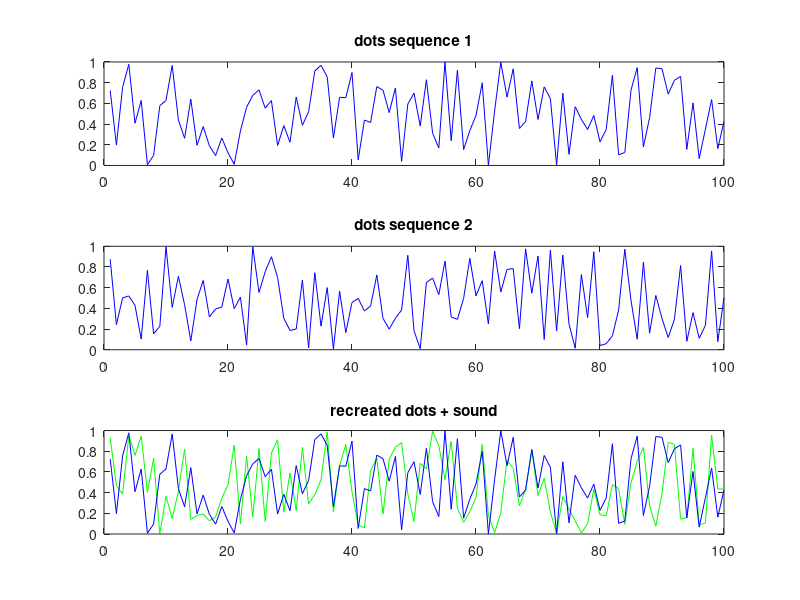

MATLAB code to generate this figure:
function functionsTutorial
    % Peter Meilstrup
    % April 1, 2009

    % Nothing will improve your programming quite so much as learning how to
    % work with functions abstractly. After twenty years on the market,
    % MATALB 7 added functions as a first class datatype. This is a major
    % new (*) feature that can help you do more things with less code.
        
    %In this tutorial I illustrate the first class functions through
    %a few examples. The main example is to show how to fit a psychometric
    %function to some example data. I also show how first class functions
    %are useful for plotting curves and for tracking state. Understanding
    %this is necessary for the next tutorial (where I will discuss the 
    
    %"First class" here means that "function" is a type of data, just like
    %"double" or "char," and you can write code that creates and operates
    %on functions as data.
    
    %MATLAB's support for first class functions is incomplete, but very
    %useful. One limitation is that you cannot define functions on the fly
    %at the command line or in scripts, but only in other functions. So
    %unlike MATLAB tutorials written as a script, where you cut and paste
    %code between the script and the command line, you will have to step
    %through this tutorial in MATLAB's debugger.
    
    %To begin, set a breakpoint on the following line, and run
    %functionsTutorial form the command prompt. At appropriate stopping
    %points a 'keyboard' commadn will bring up the debugger, where you can
    %experiment or explore the workspace. Move to the next breakpoint by
    %pressing the continue button in the debugger or typing 'dbcont'.
    disp('ready!');
    keyboard;
    
%%
    %To begin with, we have the goal of fitting a cumulative distribution
    % function to psychometric data. Let's try to use the logistic function
    % as our psychometric function. I'll begin by defining a function to 
    % compute the logistic CDF. I could place this function definition in
    % another file, but you will see that can often be better organization to
    % define short functions in line.
    function p = logisticCDF(x, mu, s)
        p = 1 ./ (1 + exp(-(x - mu) .* s));
    end
    %Here mu is the mean, and s is the inverse of the width parameter (note 1.)
%% 
    %To illustrate this function, let's plot the logistic CDF with mean 12
    %and shape parameter 1:
    figure(1); clf;
    keyboard;
    x = 0:0.1:20; %what x-coordinate to plot over. 0.1 spacing okay?
    p = logisticCDF(x, 12, 1); %evaluate the function on those points
    plot(x, p); %and plot.
    keyboard;
    
%%  
    %Well, let's step back (and digress) a bit. In MATLAB, how do you like
    %to plot functions? Say you want to plot sin(x). A typical way to do it
    %is:
    clf;
    keyboard;
    x = linspace(0,2*pi, 100);
    y = sin(x);
    plot(x, y, 'b-');
    keyboard;
    
    %We had to make up our own x-coordinate, decide what spacing to use, and
    %evaluate the function on those points. You probably do this whenever
    %you make a graph of a function.
    
%% %It turns out that there is a function
    %in matlab's library that will automate these steps, "fplot:"
    
    clf; keyboard;
    fplot(@sin, [0 2*pi]);
    
    %The argument to the fplot function is not data, but another function,
    %denoted by the @ symbol. The @ symbol here means "the function 'sin'",
    %as opposed to "the error produced by calling sin with no arguments,"
    %which is what yould happen if you just wrote "sin". The @ is an
    %ugliness deriving from matlab's previous rule that bare function
    %names are actually calls to the function.
        
    %In addition to saving you space and time in writing the code to plot a
    %function, fplot has some other advantages. Instead of just plotting points
    %that you feed it, fplot can choose for itself what values to plot,
    %because it can call the underlying function. In fact fplot takes
    %advantage of this freedom by sampling the function more frequently
    %where it is changing more rapidly.
    
    %To see this effect, try graphing a rapidly changing function like
    %sin(1/x), first in the traditional method:
    keyboard;
    clf; hold on;
    
    x = linspace(0,pi, 150);
    y = sin(1./x);
    a1 = subplot(2,1,1);
    plot(x, y, 'r-');
    
    %and then using fplot:
    a2 = subplot(2,1,2);
    fplot(@(x)sin(1./x), [0 pi], 'b-');

    hold off;
    
    %Note that fplot has tracked the rapid changes of the function more
    %closely as the function got closer to x = 0. Inspecting the actual
    %lines that were plotted, we can also se that fplot used fewer points,
    %while remaining more accurate:

    keyboard;
    numel(get(get(a1, 'Children'), 'XData')) %how many points used by plot 
    numel(get(get(a2, 'Children'), 'XData')) %how many points used by fplot 
    
    %The process of selecting the points to evaluate and where to take
    %extra samples is nontrivial -- and you certainly would not want to
    %rewrite it every time you want to plot a different function. With the
    %ability to pass functions as arguments, you have a smart plotting
    %routine that works in a wide variety of cases.
    
    %So when you learn to work with functions instead of raw data, your
    %plotting can work better as well as be easier to write.

%%    
    % I told you above how you refer to a function by putting an @ symbol
    % in front of its name. But I snuck a extra bit of syntax in with the
    % last example:  
    %
    % fplot(@(x)sin(1./x), [0 pi], 'b-');
    %
    % Where in the earlier example I plotted sin(x) by just giving '@sin'
    % as the argument to fplot, there is not a builtin function that
    % calculates sin(1/x), so we have to
    % make one. But it's silly to have to create a new function with a new
    % name (in a new file, or in a subfinction way down at the end of the
    % file) for such a tiny one-off.
    %
    % So instead we can create one inline, with this shorthand notation: An
    % @-sign followed by argument names in parentheses, followed by an
    % expression in terms of those arguments. This creates a function, which
    % you can store in a variable, pass as arguments to other functions, or
    % do whatever else you do with values. Some examples:
    clf;
    keyboard;
    
    %You can make functions and put them into variables:
    a = @(x)cos(1/x); 
    b = @(x)cos(tan(x));
    
    %You call the function the same way you would call any function:
    a(1)
    b(pi)
    
    %You give a function to another function as argument:
    hold on;
    fplot(a, [0 pi], 'r-'); %and give them as arguments to other functions...
    fplot(b, [0 pi], 'b-'); %variable b holds a different function
    
    clf; hold on;
    
    %Functions can go in arrays as well, so if you wanted to do the same
    %thing with several different functions; you can loop over them:
    trigfuncs = {@sin, @cos, @tan, @(x)1./tan(x),  @(x)1./cos(x), @(x)1./sin(x)};
    linespecs = {'r-', 'r--', 'g-', 'g--', 'b-', 'b--'};
    for i = 1:6
        fplot(trigfuncs{i}, [-pi pi], linespecs{i}, 200);
    end
    ylim([-5 4]);
    legend('sin', 'cos', 'tan', 'cot', 'sec', 'csc');
    keyboard;
    
    %Matlab documentation calls functions produced using the @()
    %shorthand "anonymous functions," which is a bit of jargon that gives
    %the illusion that something special is happening. Other languages use
    %terms like 'closures' (note 2) and 'lambda functions' to much the same
    %effect. Don't be bamboozled -- they're just functions. Functions are
    %things, like numbers, strings, or arrays, so it makes perfect sense
    %that you can create them, put them in lists, use tham as arguments,
    %store them in variables and so on.
    
 %% 
    % Coming back from the digression on on plotting, we were plotting the
    % logistic CDF. Now we know that we can plot the logistic cumulative
    % distribution like this: 
    clf; keyboard;
    fplot(@(x)logisticCDF(x, 6, 2), [0 20], 'b-');
    % which shows you a logistic CDF with mean 6 and slope parameter 2.
    % Note how an @() was used to fix the second two arguments of a three
    % argument function, producing a one-argument function suitable for
    % plotting.
    
    % We want to fit some data to a function of this form. I've made a data
    % file with some idealized (fake) data, which I'll load here:
    data = [];
    load('data.mat', 'data');
    keyboard;
    %The first column gives the stimulus value, and the second gives a
    %yes/no response for each trial.
    
    %First, let's try to plot the raw data, to show the frequency of
    %response as a function of stimulus value. It's easy enough to
    %determine which stimulus walues were used:

    stimvals = unique(data(:,1));
    
    %But it's a little trickier to compute the response proportion for each
    %stimulus value. One way to do it is loop, pulling each group of trials
    %out into a cell array:     
    groups = cell(size(stimvals));
    for i = 1:numel(stimvals)
        groups{i} = data(data(:,1) == stimvals(i), 2);
    end
    keyboard;
    %This is a simple example, but you probably write things like it all
    %the time -- iterating over an array to compute a function for each
    %value in the array. You have to do a bit of work around preallocating
    %the groups array and inside the loop using the look index to look up
    %the input and store the output.
    %
    %"cellfun" and "arrayfun" are two functions that
    %matlab provides to take care of these details. You just give a
    %function as the first argument, and the data to looop over in
    %following arguments (in this case iterating over the stimulus values:)
    %Use 'cellfun' when iterating over a cell array and 'arrayfun' when
    %iterating over a numeric array (note 2).)
    
    groups = arrayfun(@(x){data(data(:,1) == x, 2)}, stimvals);
    keyboard;
    
    %Admittedly, since the computation we're doing is just a one
    %liner, that doesn't look like much of a save. But note that this saved
    %me from having to work in terms of an index variable "i" and let me just
    %focus on how to map each stimulus value into its corresponding trial
    %group.
    
    %Now that we've grouped the trials, we can compute the response
    %frequency for each group.
    freq = zeros(size(groups));
    for i = 1:numel(groups)
        freq(i) = mean(groups{i});
    end
    keyboard;

    %Or should that have been written a shorter way?
    freq = cellfun(@mean, groups);

    %Eliminating the boilerplate around the loop means there is more
    %meaning per symbol of code and fewer opportunities for bugs.
    
    %OK, now we have the stimulus values and the response frequencies for
    %each, so we can plot the raw psychophysical data we want to fit:
    plot(stimvals, freq, '.k--');
    keyboard;
    % Now we want to try fitting a function to it. We already defined the
    % logistic CDF, above. We want to find the parameters for the logistic
    % CDF that fit the data in a maximum-likelihood sense. So we need to
    % calculate the (negative) log-likelihood of the data given a CDF. Knowing
    % that we can use a function as an argument to profide the CDF,
    % computing the likelihood for yes-no data just involves calling thes
    % CDF:
    function ll = ynLogLikelihood(data, cdf, varargin)
        p = cdf(data(:,1), varargin{:});
        ll = sum(log(p(logical(data(:,2))))) + sum(log(1-p(~logical(data(:,2)))));
    end
    %The business with "varargin" just passes the third and fourth arguments
    %on to the distribution function unmodified.
    
    %Trying it out, we can tell that a PSE of 15 is more likely than a PSE
    %of 0:
    keyboard;
    ynLogLikelihood(data, @logisticCDF, 15, 0.1)
    ynLogLikelihood(data, @logisticCDF, 0, 0.1)
    
    
    % Now, if we twiddle the mean and shape parameters enough, we can find
    % the parameters that maximize the likelihood of the data. That's the
    % maximum likelihood fit of the logistic function.
    
    % You can imagine that there are many argorithms for twiddling
    % parameters to find a minimum of a function. One of them is in the
    % optimization package and is called 'fminsearch.' As you might expect,
    % it takes a function of one (vector) variable as first argument.
    % Where do we get this function? We can build it based on the data and
    % the distribution function.
    
    keyboard;
    minimizer = @(x) -ynLogLikelihood(data, @logisticCDF, x(1), x(2));
    
    %then we find the params (using a starting point)
    [lparams, llikelihood] = fminsearch(minimizer, [0 0])
    
    %Now we call back to fplot() and see how it looks.
    hold on;
    fplot(@(x)logisticCDF(x, lparams(1), lparams(2)), xlim, 'r-');
    keyboard;
    %And there you have a psychometric curve fit.
    
    %There are some great advantages to building up a function fit by
    %linking functions together this way.
    
    %One is that we accomplish the fit in a very small bit of code (once
    %you subtract my monologue.) Another is that there is a clean
    %separation of responsibilities between the functions we use.
    %fminsearch does not care what the functions it minimizes do or mean;
    %ynLogLikelihood is agnostic to the particular distribution we are
    %working with, and the logistic CDF is a pure function that doesn't
    %care about the data. This clean separation of responsibilities makes
    %it easy to change parts of the complication. For example, if we wanted
    %to fit a Gausian error function, all we have to do is write the
    %cumulative distribution function:
    
    function p = normalCDF(x, mu, isigma)
        p = erf((x-mu).*isigma)/2 + 0.5; %(note 1)
    end

    %and it will plug into the rest of the machinery with no problem, so
    %you can try a fit to a normal CDF by just changing one thing:
    keyboard;
    minimizer = @(x) -ynLogLikelihood(data, @normalCDF, x(1), x(2));
    [nparams, nlikelihood] = fminsearch(minimizer, [0 0])
    fplot(@(x)normalCDF(x, nparams(1), nparams(2)), xlim, 'b-');

    
%%
    %Closures

    % As you have seen, functions are like any other value; they can be
    % stored in variables, used as arguments to other functions. They can
    % also be return values of a function; that is to say, you can write
    % functions that construct and return other functions. This can be a
    % very powerful technique. and it will be critical in the next chapter
    % (on error handling and having your program cleam up after itself.)

    clf;
    keyboard;
    % As a toy example, consider generating random numbers. Suppose in a
    % psychophysics experiment we have to draw a random number on every
    % frame refresh (for random dots, etc.) You are probably aware that
    % the output of a random number generator can be reproduced if you keep
    % track of the 'seed' value that the generator started out with.
    
    % So if you save the seed once, you can generate the exact same
    % sequence again.
    seed = rand('twister');
    
    subplot(3, 1, 1);
    for frame = 1:100 %pretend this is the loop where you draw ots on every screen refresh
        dots(frame) = rand;
    end
    
    %show the history of the dots.
    plot(dots, 'b-');
    title('dots sequence 1');
    keyboard;
    
    %You can generate a new sequence:
    subplot(3, 1, 2);
    for frame = 1:100 %pretend this is the loop where you draw ots on every screen refresh
        dots(frame) = rand;
    end
    plot(dots, 'b-');
    title('dots sequence 2');
    keyboard;
    
    %and then later come back and recreate the original sequence:
    rand('twister', seed); %reset to original state
    subplot(3, 1, 3);
    for frame = 1:100 %pretend this is the loop where you draw ots on every screen refresh
        dots(frame) = rand;
    end
    plot(dots, 'b-');
    title('recreated dots');
    keyboard;
    

%%
    % Now let's say you're interested in combining two cues. Say, you'd
    % like to combine the video stimulus with a noisy audio stimulus. So on
    % each frame you generate two random numbers:s
    rand('twister', seed) %reset to original state
    for frame = 1:100 %pretend this is the loop where you draw dots on every screen refresh
        dots(frame) = rand;
        audio(frame) = rand;
    end
    plot(1:100, dots, 'b-', 1:100, audio, 'g-')
    title('dots + sound');
    keyboard;
    
    % Oops! Now the dots sequence is different for this cue-combining trial
    % than it was in the dots-only case. So even though you are generating
    % the dots the same way, the sequence is different, because you're
    % doing something else with rand() meanwhile. When you analyze the
    % motion content of your trials, you'll have to do different things
    % depending on whether it was a motion-only trial or a motion+sound
    % trial; and you can't recreate a sequence that you used in a dots-only
    % trial for use in a dots+sound trial.
    
    % What we really want for this experiment is two rendom number
    % generators that operate independently. We need a way to CREATE random
    % number generating functions. 
    
    %I'll just write this solution and discuss it below.
    
    function f = makeRNG(privateSeed)
        if ~exist('privateSeed', 'var')
            privateSeed = rand('twister');
        end
            
        f = @callRand;
        
        function varargout = callRand(varargin)
            tmp = rand('twister'); %save current global seed,
            rand('twister', privateSeed); %retrieve private saved seed
            [varargout{1:nargout}] = rand(varargin{:});
            privateSeed = rand('twister'); %save seed for next time
            rand('twister', tmp) %restore previous seed for other, less intelligent random number users
        end
    end
    
    % What you can see is that this is a function that returns a function.
    % The key thing to realize is that each time makeRNG is called, a new
    % version of callRand is produced. Each function produced by makeRNG is
    % distinct, because each time you enter the function makeRNG, a
    % distinct place in memory for the the variable 'seed' is allocated.
    % But when makeRNG returns, that memory is not erased, because it is
    % needed by callRand. So each function returned by makeRNG has its own
    % independent variable it calls privateSeed.
    
    % What that means is that you can call makeRNG twice, and it will
    % produce two generator functions, and each function will keep track of
    % its own seed.
    
    % This trick is called in computer science parlance a 'closure',
    % because when you create the function callRand it 'closes over' the
    % variables in its scope. I don't get that name either. It's one of
    % those bits of jargon that you're as well off ignoring because it makes
    % less sense than the thing it refers to.
    
    %To demonstrate that it works, I can recreate the dots sequence from
    %our first trial while also generating the random numbers for audio
    %noise.
    
    % You might want to run the below while setting breakpoints in
    % callRand, to see that a different seeds are kept for the functions
    % stored in dotsRand and audioRand.

    dotsRand = makeRNG(seed); %one random number generator
    audioRand = makeRNG(); % another
    
    for frame = 1:100 %pretend this is the loop where you draw dots +sound on every screen refresh
        dots(frame) = dotsRand();
        audio(frame) = audioRand();
    end
    plot(1:100, audio, 'g-', 1:100, dots, 'b-')
    title('recreated dots + sound');
    
    %So now we can recreate the original dots sequence while generating
    %extra random numbers for audio, and the two streams of random numbers
    %do not interact.
    
    %Understanding how the function produced by makeRNG hangs onto its seed
    %will be useful for the sequel, where I show how to make your programs
    %clean up after themselves. Until then...
    
%%-------------
    
    % (note 1): More commonly the logistic CDF is written as:
    % (1 + exp(-(x - mu) / s)); that is, dividing by s in the exponential
    % instead of multiplying. Similarly the normal CDF is defined in terms
    % of the standard deviaion. However, these don't work well for curve
    % fitting, because plausible values of s exist on both sides of zero
    % (your subject could be responding 'yes' for smaller stimulus
    % values...), but for a curve fitting algorithm to move from positive
    % to negative would have to pass through zero. Using the width
    % parameters non-inverted will lead a function minimizer to become
    % stuck on one side or the other. 
    
    % (note 2) Matlab's anonymous functions (using the @(x)expr syntax) are not
    % actually closures in the computer science sense, but "handles to
    % nested functions," using the @name syntax as in 
    % the random number generator example, are closures. There is no reason
    % for this distinction; "anonymous" and "nested" functions appeared in
    % the same release of MATLAB and *ought* to be just different syntax to
    % create, simply, "functions." It seems that the tendency to confuse different
    % syntax for things with different things themselves in this case
    % provoked Mathworks engineers to forget the actual simplicity at hand
    % and then invent distinctions between three or four types of function
    % (file functions and subfunctions being the others) where there does
    % not need to be more than one. As a user of Matlab, you're compelled
    % to follow these missteps.
    
end